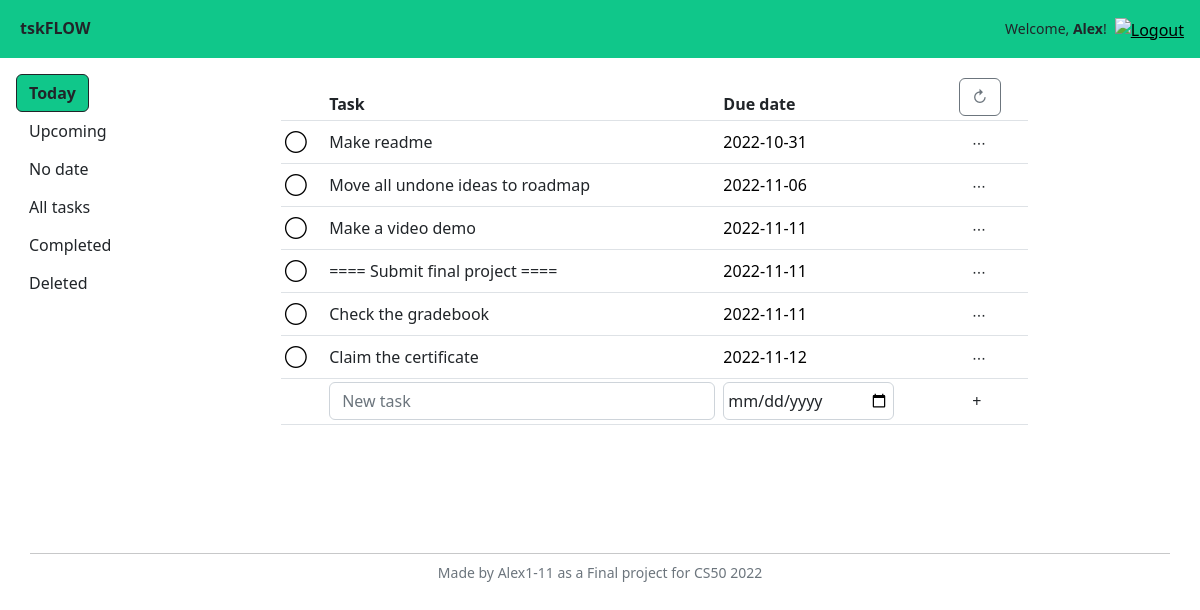
/ (signed in), run on the app's committed database.
### models.py (models this page shows)
class Task(Base):
    __tablename__ = "tasks"
    id = Column(Integer, primary_key=True)
    created = Column(DateTime(), default=func.now())
    user_id = Column(Integer, ForeignKey("users.id"))
    title = Column(String(100), nullable=False)
    status = Column(String, default="active")
    priority = Column(Integer, default=0)
    date = Column(String)
    datetime = Column(String)
    context_id = Column(Integer, ForeignKey("contexts.id"))
    project_id = Column(Integer, ForeignKey("projects.id"))
    note = Column(String)
    parent_id = Column(Integer, ForeignKey("tasks.id"))
    repeat = Column(String)
    tags = relationship(
        "Tag", secondary=task_tags, back_populates="tasks"
    )

### app.py (the view)
@app.route("/", methods=["GET", "POST"])
@login_required
def index():
    if request.method == "POST":
        if request.form.get("task_new"):
            newdate = request.form.get('taskadd_date')
            newdate = None if (newdate == '') else newdate
            print('>>>', newdate)
            newstatus = None
            match request.form.get('view'):
                case 'today':
                    newdate = newdate if (newdate is not None) else date.today()
                case 'upcoming':
                    newdate = newdate if (newdate is not None) else date.today()
                case 'completed':
                    newstatus = 'done'
                case 'deleted':
                    newstatus = 'active_bin'
            with DbSession.begin() as db:
                task_new = Task(
                    title=request.form.get("task_new").strip(),
                    user_id=session["user_id"],
                    date=newdate,
                    status=newstatus,
                )
                db.add(task_new)
                db.flush()
                return render_template("task.html", task=task_new)
        if request.form.get("task_mark"):
            with DbSession.begin() as db:
                task = db.execute(
                    select(Task)
                    .where(Task.id == request.form["task_mark"])
                ).scalars().first()
                if task.status == "done":
                    db.execute(
                        update(Task)
                        .where(Task.id == task.id)
                        .values(status="active")
                    )
                elif task.status == "active":
                    db.execute(
                        update(Task)
                        .where(Task.id == task.id)
                        .values(status="done")
                    )
                return render_template("task.html", task=task)
        if request.form.get("task_title_edited"):
            with DbSession.begin() as db:
                db.execute(
                    update(Task)
                    .where(
                        Task.user_id == session["user_id"],
                        Task.id == request.form["task_id"]
                    ).values(title=request.form["task_title_edited"])
                    .execution_options(synchronize_session='fetch')
                )
                db.flush()
                task = db.execute(
                    select(Task)
                    .where(Task.id == request.form["task_id"])
                ).scalars().first()
                return render_template("task.html", task=task)
        if request.form.get("task_date_edited"):
            with DbSession.begin() as db:
                db.execute(
                    update(Task)
                    .where(
                        Task.user_id == session["user_id"],
                        Task.id == request.form["task_id"]
                    ).values(date=request.form["task_date_edited"])
                    .execution_options(synchronize_session='fetch')
                )
                db.flush()
                task = db.execute(
                    select(Task)
                    .where(Task.id == request.form["task_id"])
                ).scalars().first()
                return render_template("task.html", task=task)
        if request.form.get("task_delete"):
            with DbSession.begin() as db:
                task = db.execute(
                    select(Task)
                    .where(Task.id == request.form["task_delete"])
                ).scalars().first()
                if task.status.endswith('_bin'):
                    string_status = task.status.replace('_bin', '')
                    db.execute(
                        update(Task)
                        .where(Task.id == task.id)
                        .values(status=string_status)
                        .execution_options(synchronize_session='fetch')
                    )
                elif not (task.status.endswith('_bin')):
                    db.execute(
                        update(Task)
                        .where(Task.id == request.form["task_delete"])
                        .values(status=Task.status + "_bin")
                        .execution_options(synchronize_session='fetch')
                    )
                else:
                    return None
                db.flush()
                task = db.execute(
                    select(Task)
                    .where(Task.id == request.form["task_delete"])
                ).scalars().first()
                return render_template("task.html", task=task)
        if request.form.get("bin_empty"):
            with DbSession.begin() as db:
                db.execute(
                    delete(Task)
                    .where(
                        Task.user_id == session["user_id"],
                        Task.status.endswith('_bin', autoescape=True)
                    )
                    .execution_options(synchronize_session=False)
                )
            return redirect("/")
        return None
    else:
        with DbSession.begin() as db:
            today = date.today()
            view = "today"
            tasks = db.execute(
                select(Task)
                .where(
                    Task.user_id == session["user_id"],
                    Task.date <= today,
                    Task.status == 'active'
                )
                .order_by(Task.date)
            ).scalars().all()
            if tasks:
                return render_template("index.html", tasks=tasks, view=view)
            else:
                return render_template("index.html", view=view)

### app.py (called while the page is built)
@app.after_request
def after_request(response):
    response.headers["Cache-Control"] = "no-cache, no-store, must-revalidate"
    response.headers["Expires"] = 0
    response.headers["Pragma"] = "no-cache"
    return response

def login_required(f):
    @wraps(f)
    def decorated_function(*args, **kwargs):
        if session.get("user_id") is None:
            return redirect("/login")
        return f(*args, **kwargs)
    return decorated_function

### templates/index.html (shortened to what this page needs)
{% extends "layout.html" %}
{% block main %}
    <div class="d-flex align-items-start p-3">
        <div class='d-flex'>
            <div class="offcanvas-md offcanvas-start w-50" tabindex="-1" data-bs-scroll="true" id="viewlist_offcanvas" aria-labelledby="offcanvasResponsiveLabel">
                <div class="offcanvas-body">
                    <ul class="nav flex-column d-md-flex" id="viewlist">
                        <li class="nav-item">
                            <button class="btn btn-my active" type="button" name="view" value="today" data-bs-dismiss="offcanvas" data-bs-target="#viewlist_offcanvas">Today</a>
                        </li>
                        <li class="nav-item">
                            <button class="btn btn-my" type="button" name="view" value="upcoming" data-bs-dismiss="offcanvas" data-bs-target="#viewlist_offcanvas">Upcoming</a>
                        </li>
                        <li class="nav-item">
                            <button class="btn btn-my" type="button" name="view" value="nodate" data-bs-dismiss="offcanvas" data-bs-target="#viewlist_offcanvas">No date</a>
                        </li>
                        <li class="nav-item">
                            <button class="btn btn-my" type="button" name="view" value="all" data-bs-dismiss="offcanvas" data-bs-target="#viewlist_offcanvas">All tasks</a>
                        </li>
                        <li class="nav-item">
                            <button class="btn btn-my" type="button" name="view" value="completed" data-bs-dismiss="offcanvas" data-bs-target="#viewlist_offcanvas">Completed</a>
                        </li>
                        <li class="nav-item">
                            <button class="btn btn-my" type="button" name="view" value="deleted" data-bs-dismiss="offcanvas" data-bs-target="#viewlist_offcanvas">Deleted</a>
                        </li>
                    </ul>
                </div>
            </div>
        </div>
        <div id="tasklist" class="container">
            {% include "tasklist.html" %}
        </div>
    </div>
{% endblock %}

### templates/layout.html (shortened to what this page needs)
<!DOCTYPE html>
<html lang="en">
    <head>
        <link href="https://cdn.jsdelivr.net/npm/bootstrap@5.2.2/dist/css/bootstrap.min.css" rel="stylesheet">
        <link href="/static/styles.css" rel="stylesheet">
    </head>
    <body>
        <div class="container-fluid g-0">
            <nav class="container-fluid bg-my">
                <div class="row row-cols-2 justify-content-between">
                    <div class="col-auto m-2 p-2">
                        <a class="navbar-brand ps-1 fw-bold" href="/">tskFLOW</a>
                    </div>
                    <div class="col-auto m-2 p-2">
                        <ul class="nav text-end">
                            {% if session["user_id"] %}
                                <li class="nav-item">
                                    <span class="small d-none d-sm-inline px-2">Welcome, <span class="fw-semibold">{{session["user_name"]}}</span>!</span>
                                </li>
                                <li class="nav-item">
                                    <a href="/logout">
                                        <img src="/static/icons/logout icon alex1-11.png" alt="Logout" title="Logout" width="28" height="28">
                                    </a>
                                </li>
                            {% else %}
                                <li class="nav-item">
                                    <a class="text-decoration-none" href="/login">Log in</a>
                                </li>
                            {% endif %}
                        </ul>
                    </div>
                </div>
            </nav>
            {% block main %}{% endblock %}
            <footer class="footer d-flex mt-5 pt-5 allign-items-stretch">
                <div class="container">
                    <div class="row">
                        <hr class="muted m-0">
                        <span class='small text-center text-muted my-2'>Made by <a class="text-decoration-none text-muted" href="https://github.com/alex1-11">Alex1-11</a> as a Final project for CS50 2022</span>
                    </div>
                </div>
            </footer>
        </div>
    </body>
</html>

### templates/tasklist.html (shortened to what this page needs)
<div class="row justify-content-center">
    <div class="col-auto col-lg-9">
        <div class="container-fluid container-sm table-responsive">
            <table class="table table-sm table-hover align-middle">
                <thead class="{% if not tasks %} invisible {% endif %}" id="tasklist_header">
                    <th scope="col"><span class="invisible">----</span></th>
                    <th scope="col">Task</th>
                    <th scope="col">Due date</th>
                    <th scope="col">
                        <button class="btn btn-outline-secondary view-refresh">↻</button>
                    </th>
                </thead>
                <tbody>
                    {% if tasks %}
                        {% for task in tasks %}
                            {% include "task.html" %}
                        {% endfor %}
                    {% endif %}
                    <tr id="task_add_new">
                        <td></td>
                        <td>
                            <input form="form_task_add_new" class="form-control" autocomplete="off" id="task_new" name="task_new" placeholder="New task" type="text" required>
                        </td>
                        <td>
                            <input form="form_task_add_new" class="form-control px-1 w-75" autocomplete="off" id="taskadd_date" name="taskadd_date" placeholder="date" type="date" value="">
                        </td>
                        <td>
                            <button form="form_task_add_new" type="submit" class="btn btn-my py-1">+</button>
                        </td>
                    </tr>
                </tbody>
            </table>
        </div>
    </div>
</div>

### templates/task.html (shortened to what this page needs)
<tr class="task_div task_{{ task.status }}" id="task_id_{{ task.id }}">
    <td>
    </td>
    <td>
        <span class="task_current_title task_{{ task.status }}">{{ task.title | e }}</span>
    </td>
    <td>
    </td>
    <td>
        <div class="dropdown">
            <button type="button" class="btn btn-my edit_menu_show py-1" title="Edit task" data-bs-toggle="dropdown" aria-expanded="false">
                <span class="align-top">∙∙∙</span>
            </button>
        </div>
    </td>
</tr>

### static/styles.css (style rules this page uses)
.bg-my { background-color: #10c78a; }
button.active.btn { background-color: #10c78a; font-weight: 600; }
.btn-my { background-color: white }
a { color: black; }

### data on the page
Task: title "Make readme"
Task: title "Move all undone ideas to roadmap"
Task: title "Make a video demo"
Task: title "==== Submit final project ===="
Task: title "Check the gradebook"
Task: title "Claim the certificate"

### other printed values
{{ session["user_name"] }} "Alex"
